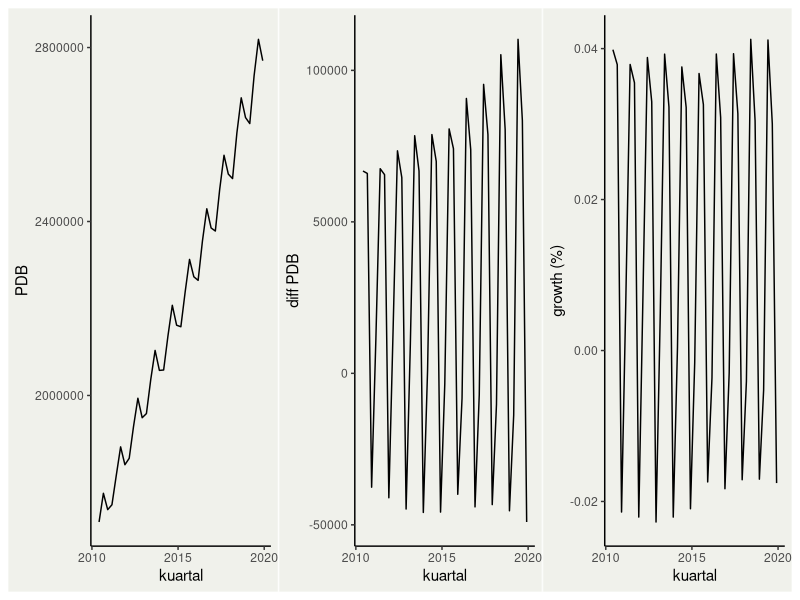
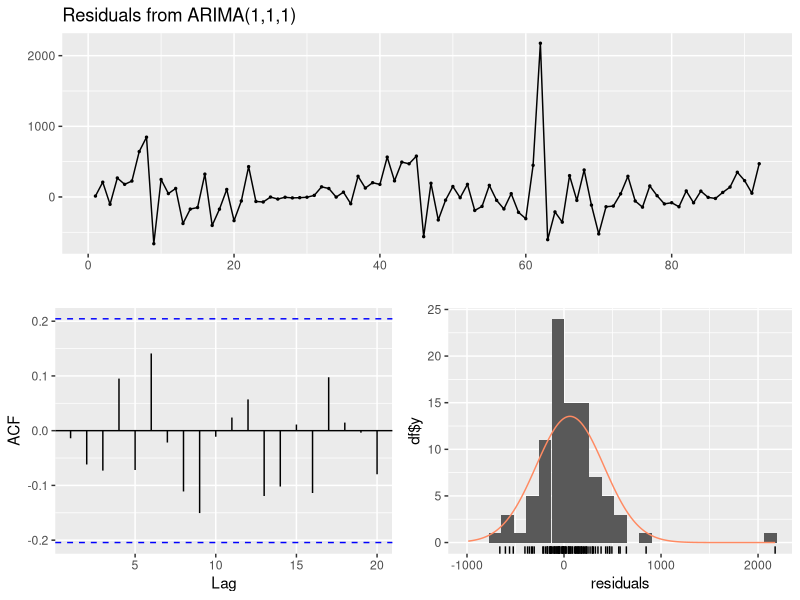
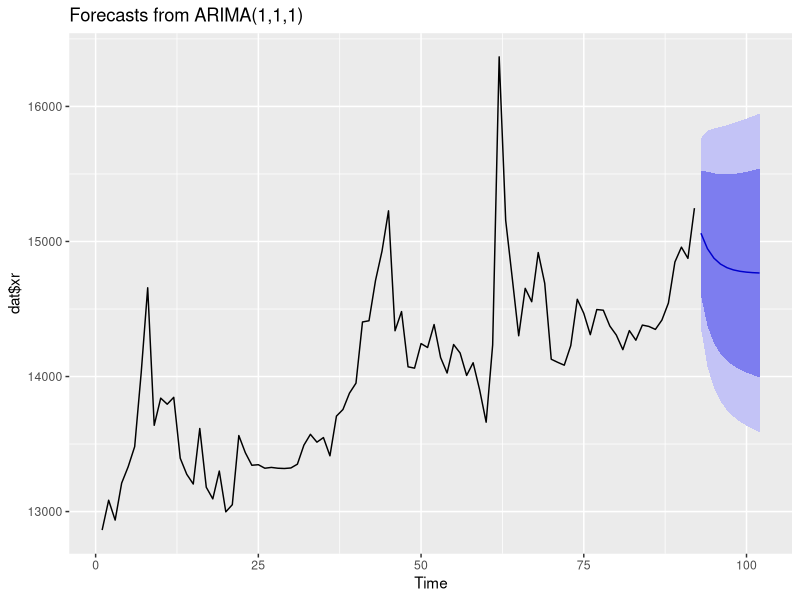

R code for these plots, in order:
## ---- chunk 1
#| warning: false
#| echo: true
library("readxl")
library("tidyverse") # Kalau tidyverse gagal, load ggplot2 aja.
library("forecast")
library("urca")
## ---- chunk 2
#| echo: false
#| fig-width: 8
#| fig-height: 4
library("patchwork")
dat<-read_excel("latihan6.xlsx")
dat$DPDB<-c(NA,diff(dat$PDB))
dat$LPDB<-log(dat$PDB)
dat$DLPDB<-c(NA,diff(dat$LPDB))
dat<-na.omit(dat)
plot<-ggplot()+theme_classic()+
  theme(panel.background = element_rect(fill = '#f0f1eb'),
        plot.background = element_rect(fill = '#f0f1eb'))
a<-plot+geom_line(aes(x=kuartal,y=PDB),data=dat)
b<-plot+geom_line(aes(x=kuartal,y=DPDB),data=dat)+labs(y="diff PDB")
c<-plot+geom_line(aes(x=kuartal,y=DLPDB),data=dat)+labs(y="growth (%)")
a+b+c
## ---- chunk 3
#| echo: true
dat<-na.omit(read_excel("latihan5a.xlsx")) # NA omit fungsinya menghilangkan data yg missing/kosong (NA)
summary(ur.df(dat$xr))
## ---- chunk 4
#| echo: true
summary(ur.df(dat$dxr))
## ---- chunk 5
#| echo: true
reg1<-auto.arima(dat$xr)
reg1
## ---- chunk 6
#| echo: true
reg2<-Arima(dat$xr, order=c(2,1,2))
reg2
## ---- chunk 7
#| echo: true
checkresiduals(reg1)
## ---- chunk 8
#| echo: true
autoplot(forecast(reg1))
